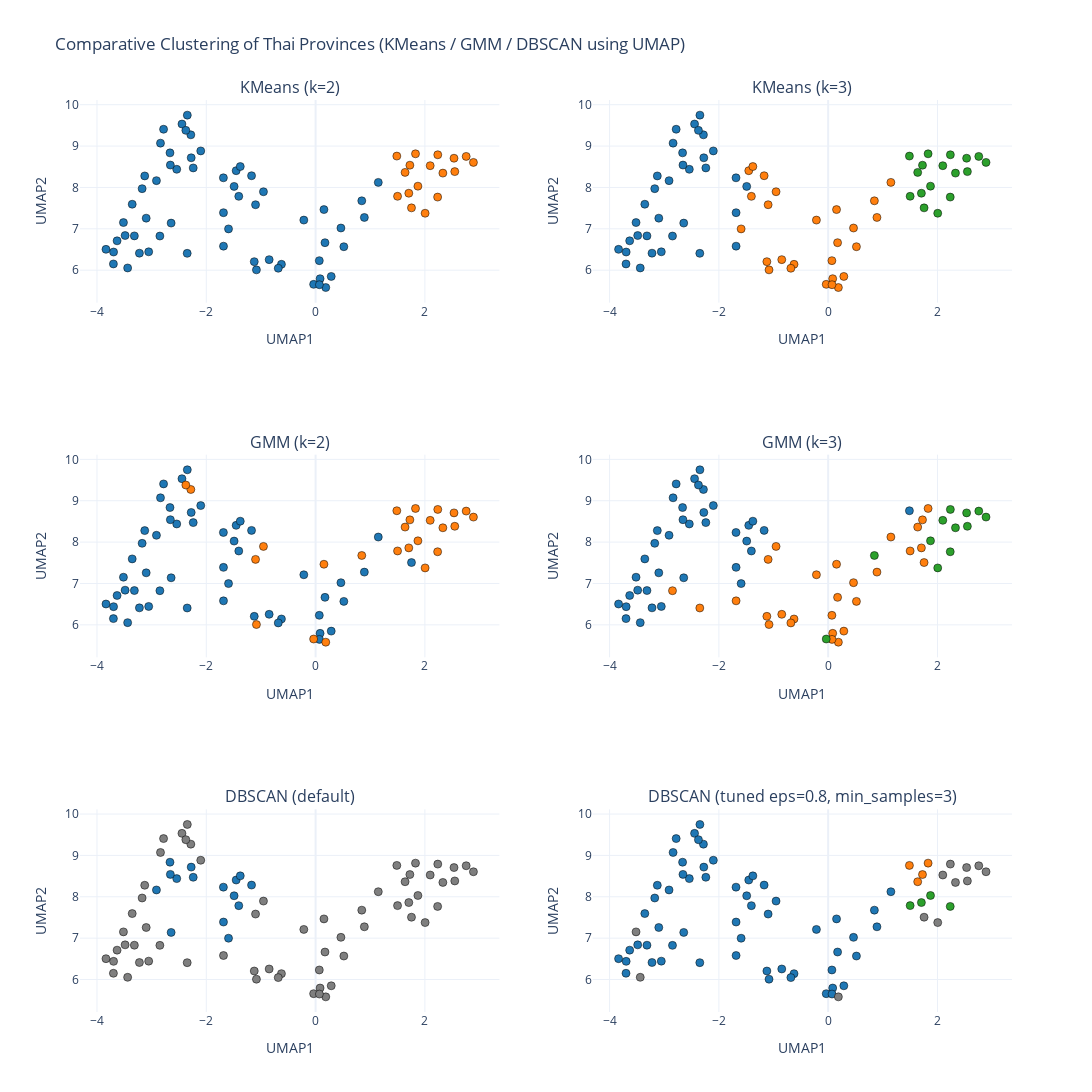

The cell this chart's notebook holds for it:
### Code cell
titles = list(models.keys())
fig = sp.make_subplots(rows=3, cols=2, subplot_titles=titles)
positions = [(1,1),(1,2),(2,1),(2,2),(3,1),(3,2)]

for (name, cluster), pos in zip(models.items(), positions):
    df["cluster"] = cluster
    df["cluster_label"] = df["cluster"].astype(str).replace("-1", "Outlier")

    for cl in sorted(df["cluster_label"].unique(), key=lambda x: str(x)):
        subset = df[df["cluster_label"] == cl]
        fig.add_trace(
            go.Scatter(
                x=subset["umap1"], y=subset["umap2"],
                mode="markers",
                name=f"{name} - {cl}",
                marker=dict(
                    size=8,
                    color=color_map.get(str(cl), "#d3d3d3"),
                    line=dict(width=0.5, color="black")
                ),
                hovertemplate=(
                    "<b>%{customdata[0]}</b><br>"
                    "staff_total: %{customdata[1]}<br>"
                    "elderly: %{customdata[2]}<br>"
                    "equipment_total: %{customdata[3]}<br>"
                    "hospital_gold: %{customdata[4]}<br>"
                    "ipd: %{customdata[5]}<br>"
                    "cluster: %{customdata[6]}"
                ),
                customdata=np.stack([
                    subset["จังหวัด"],
                    subset["staff_total"],
                    subset["elderly"],
                    subset["equipment_total"],
                    subset["hospital_gold"],
                    subset["ipd"],
                    subset["cluster_label"]
                ], axis=-1)
            ),
            row=pos[0], col=pos[1]
        )

fig.update_layout(
    width=1300, height=1500,
    title="Comparative Clustering of Thai Provinces (KMeans / GMM / DBSCAN using UMAP)",
    template="plotly_white",
    showlegend=False
)
fig.update_xaxes(title="UMAP1")
fig.update_yaxes(title="UMAP2")

fig.show()

### Figure 1 — Plotly figure (JSON) as saved in the notebook; plotly's stock layout.template omitted (floating-point values rounded to 4 significant figures; data arrays with more than 128 entries replaced by an {"elided": "..."} marker saying what was removed)
{"data": [{"customdata": {"elided": "60x7 mixed values"}, "hovertemplate": "<b>%{customdata[0]}</b><br>staff_total: %{customdata[1]}<br>elderly: %{customdata[2]}<br>equipment_total: %{customdata[3]}<br>hospital_gold: %{customdata[4]}<br>ipd: %{customdata[5]}<br>cluster: %{customdata[6]}", "marker": {"color": "#1f77b4", "line": {"color": "black", "width": 0.5}, "size": 8}, "mode": "markers", "name": "KMeans (k=2) - 0", "type": "scatter", "x": [-3.174, -0.625, -3.836, -2.445, -1.406, -1.082, -1.685, -2.541, -2.283, -1.122, -3.127, 0.8924, -2.643, -2.374, -1.453, -1.685, -3.224, -1.687, -2.782, -2.838, -3.1, 0.1528, -2.849, 0.2864, 0.4635, -3.054, -2.102, -2.349, -3.439, 0.08247, -0.683, -3.632, -3.486, -0.8495, -3.316, 1.147, -2.347, 0.1864, -2.912, -1.593, -0.03582, 0.1718, 0.5168, -0.2153, -0.9539, -3.516, -1.099, -2.276, -2.664, -3.7, -3.355, -2.239, -2.657, -3.697, 0.8453, 0.06795, -1.172, 0.07018, -1.491, -1.378], "xaxis": "x", "y": [7.971, 6.142, 6.504, 9.533, 7.785, 6.008, 6.58, 8.439, 9.272, 6.206, 8.278, 7.275, 7.138, 9.38, 8.405, 7.389, 6.411, 8.233, 9.407, 9.071, 7.258, 7.465, 6.825, 5.849, 7.019, 6.444, 8.883, 6.407, 6.054, 5.795, 6.046, 6.71, 6.838, 6.255, 6.829, 8.122, 9.748, 5.581, 8.165, 6.998, 5.658, 6.664, 6.567, 7.211, 7.896, 7.151, 7.582, 8.717, 8.836, 6.151, 7.594, 8.472, 8.541, 6.439, 7.677, 6.23, 8.283, 5.649, 8.025, 8.506], "yaxis": "y"}, {"customdata": [["กรุงเทพมหานคร", 73850, 1456740, 35961, 1946, 19380.0, "1"], ["กระบี่", 2013, 72843, 1185, 224, 797.8, "1"], ["ขอนแก่น", 11888, 395680, 6064, 818, 4374.0, "1"], ["จันทบุรี", 3415, 87509, 1874, 241, 1205.0, "1"], ["ชลบุรี", 11436, 317126, 6531, 629, 3707.0, "1"], ["ชุมพร", 2324, 80183, 1430, 183, 1050.0, "1"], ["เชียงใหม่", 12952, 451761, 7785, 868, 4809.0, "1"], ["ตรัง", 3181, 108775, 1692, 286, 1108.0, "1"], ["ตราด", 1242, 43483, 753, 111, 461.7, "1"], ["นครนายก", 1963, 40935, 1037, 103, 666.8, "1"], ["พังงา", 1366, 40081, 726, 138, 397.2, "1"], ["ภูเก็ต", 3203, 100895, 1663, 176, 1119.0, "1"], ["ยะลา", 2712, 85031, 1292, 226, 970.8, "1"], ["สงขลา", 8704, 290261, 4499, 628, 3196.0, "1"], ["สมุทรสาคร", 4150, 139891, 2754, 186, 2117.0, "1"], ["สิงห์บุรี", 1233, 39487, 740, 111, 415.6, "1"], ["สุราษฎร์ธานี", 6207, 188304, 3483, 453, 2313.0, "1"]], "hovertemplate": "<b>%{customdata[0]}</b><br>staff_total: %{customdata[1]}<br>elderly: %{customdata[2]}<br>equipment_total: %{customdata[3]}<br>hospital_gold: %{customdata[4]}<br>ipd: %{customdata[5]}<br>cluster: %{customdata[6]}", "marker": {"color": "#ff7f0e", "line": {"color": "black", "width": 0.5}, "size": 8}, "mode": "markers", "name": "KMeans (k=2) - 1", "type": "scatter", "x": [2.756, 1.755, 1.638, 2.547, 2.533, 2.097, 1.487, 1.5, 1.872, 2.888, 2.004, 1.828, 1.706, 1.726, 2.236, 2.234, 2.329], "xaxis": "x", "y": [8.75, 7.506, 8.364, 8.383, 8.706, 8.526, 8.758, 7.786, 8.031, 8.605, 7.377, 8.813, 7.86, 8.538, 8.79, 7.767, 8.346], "yaxis": "y"}, {"customdata": {"elided": "34x7 mixed values"}, "hovertemplate": "<b>%{customdata[0]}</b><br>staff_total: %{customdata[1]}<br>elderly: %{customdata[2]}<br>equipment_total: %{customdata[3]}<br>hospital_gold: %{customdata[4]}<br>ipd: %{customdata[5]}<br>cluster: %{customdata[6]}", "marker": {"color": "#1f77b4", "line": {"color": "black", "width": 0.5}, "size": 8}, "mode": "markers", "name": "KMeans (k=3) - 0", "type": "scatter", "x": [-3.174, -3.836, -2.445, -1.685, -2.541, -2.283, -3.127, -2.643, -2.374, -1.685, -3.224, -1.687, -2.782, -2.838, -3.1, -2.849, -3.054, -2.102, -2.349, -3.439, -3.632, -3.486, -3.316, -2.347, -2.912, -3.516, -2.276, -2.664, -3.7, -3.355, -2.239, -2.657, -3.697, -1.491], "xaxis": "x2", "y": [7.971, 6.504, 9.533, 6.58, 8.439, 9.272, 8.278, 7.138, 9.38, 7.389, 6.411, 8.233, 9.407, 9.071, 7.258, 6.825, 6.444, 8.883, 6.407, 6.054, 6.71, 6.838, 6.829, 9.748, 8.165, 7.151, 8.717, 8.836, 6.151, 7.594, 8.472, 8.541, 6.439, 8.025], "yaxis": "y2"}, {"customdata": {"elided": "26x7 mixed values"}, "hovertemplate": "<b>%{customdata[0]}</b><br>staff_total: %{customdata[1]}<br>elderly: %{customdata[2]}<br>equipment_total: %{customdata[3]}<br>hospital_gold: %{customdata[4]}<br>ipd: %{customdata[5]}<br>cluster: %{customdata[6]}", "marker": {"color": "#ff7f0e", "line": {"color": "black", "width": 0.5}, "size": 8}, "mode": "markers", "name": "KMeans (k=3) - 1", "type": "scatter", "x": [-0.625, -1.406, -1.082, -1.122, 0.8924, -1.453, 0.1528, 0.2864, 0.4635, 0.08247, -0.683, -0.8495, 1.147, 0.1864, -1.593, -0.03582, 0.1718, 0.5168, -0.2153, -0.9539, -1.099, 0.8453, 0.06795, -1.172, 0.07018, -1.378], "xaxis": "x2", "y": [6.142, 7.785, 6.008, 6.206, 7.275, 8.405, 7.465, 5.849, 7.019, 5.795, 6.046, 6.255, 8.122, 5.581, 6.998, 5.658, 6.664, 6.567, 7.211, 7.896, 7.582, 7.677, 6.23, 8.283, 5.649, 8.506], "yaxis": "y2"}, {"customdata": [["กรุงเทพมหานคร", 73850, 1456740, 35961, 1946, 19380.0, "2"], ["กระบี่", 2013, 72843, 1185, 224, 797.8, "2"], ["ขอนแก่น", 11888, 395680, 6064, 818, 4374.0, "2"], ["จันทบุรี", 3415, 87509, 1874, 241, 1205.0, "2"], ["ชลบุรี", 11436, 317126, 6531, 629, 3707.0, "2"], ["ชุมพร", 2324, 80183, 1430, 183, 1050.0, "2"], ["เชียงใหม่", 12952, 451761, 7785, 868, 4809.0, "2"], ["ตรัง", 3181, 108775, 1692, 286, 1108.0, "2"], ["ตราด", 1242, 43483, 753, 111, 461.7, "2"], ["นครนายก", 1963, 40935, 1037, 103, 666.8, "2"], ["พังงา", 1366, 40081, 726, 138, 397.2, "2"], ["ภูเก็ต", 3203, 100895, 1663, 176, 1119.0, "2"], ["ยะลา", 2712, 85031, 1292, 226, 970.8, "2"], ["สงขลา", 8704, 290261, 4499, 628, 3196.0, "2"], ["สมุทรสาคร", 4150, 139891, 2754, 186, 2117.0, "2"], ["สิงห์บุรี", 1233, 39487, 740, 111, 415.6, "2"], ["สุราษฎร์ธานี", 6207, 188304, 3483, 453, 2313.0, "2"]], "hovertemplate": "<b>%{customdata[0]}</b><br>staff_total: %{customdata[1]}<br>elderly: %{customdata[2]}<br>equipment_total: %{customdata[3]}<br>hospital_gold: %{customdata[4]}<br>ipd: %{customdata[5]}<br>cluster: %{customdata[6]}", "marker": {"color": "#2ca02c", "line": {"color": "black", "width": 0.5}, "size": 8}, "mode": "markers", "name": "KMeans (k=3) - 2", "type": "scatter", "x": [2.756, 1.755, 1.638, 2.547, 2.533, 2.097, 1.487, 1.5, 1.872, 2.888, 2.004, 1.828, 1.706, 1.726, 2.236, 2.234, 2.329], "xaxis": "x2", "y": [8.75, 7.506, 8.364, 8.383, 8.706, 8.526, 8.758, 7.786, 8.031, 8.605, 7.377, 8.813, 7.86, 8.538, 8.79, 7.767, 8.346], "yaxis": "y2"}, {"customdata": {"elided": "52x7 mixed values"}, "hovertemplate": "<b>%{customdata[0]}</b><br>staff_total: %{customdata[1]}<br>elderly: %{customdata[2]}<br>equipment_total: %{customdata[3]}<br>hospital_gold: %{customdata[4]}<br>ipd: %{customdata[5]}<br>cluster: %{customdata[6]}", "marker": {"color": "#1f77b4", "line": {"color": "black", "width": 0.5}, "size": 8}, "mode": "markers", "name": "GMM (k=2) - 0", "type": "scatter", "x": [1.755, -3.174, -0.625, -3.836, -2.445, -1.406, -1.685, -2.541, -1.122, -3.127, 0.8924, -2.643, -1.453, -1.685, -3.224, -1.687, -2.782, -2.838, -3.1, -2.849, 0.2864, 0.4635, -3.054, -2.102, -2.349, -3.439, 0.08247, -0.683, -3.632, -3.486, -0.8495, -3.316, 1.147, -2.347, -2.912, -1.593, 0.1718, 0.5168, -0.2153, -3.516, -2.276, -2.664, -3.7, -3.355, -2.239, -2.657, -3.697, 0.06795, -1.172, 0.07018, -1.491, -1.378], "xaxis": "x3", "y": [7.506, 7.971, 6.142, 6.504, 9.533, 7.785, 6.58, 8.439, 6.206, 8.278, 7.275, 7.138, 8.405, 7.389, 6.411, 8.233, 9.407, 9.071, 7.258, 6.825, 5.849, 7.019, 6.444, 8.883, 6.407, 6.054, 5.795, 6.046, 6.71, 6.838, 6.255, 6.829, 8.122, 9.748, 8.165, 6.998, 6.664, 6.567, 7.211, 7.151, 8.717, 8.836, 6.151, 7.594, 8.472, 8.541, 6.439, 6.23, 8.283, 5.649, 8.025, 8.506], "yaxis": "y3"}, {"customdata": {"elided": "25x7 mixed values"}, "hovertemplate": "<b>%{customdata[0]}</b><br>staff_total: %{customdata[1]}<br>elderly: %{customdata[2]}<br>equipment_total: %{customdata[3]}<br>hospital_gold: %{customdata[4]}<br>ipd: %{customdata[5]}<br>cluster: %{customdata[6]}", "marker": {"color": "#ff7f0e", "line": {"color": "black", "width": 0.5}, "size": 8}, "mode": "markers", "name": "GMM (k=2) - 1", "type": "scatter", "x": [2.756, 1.638, 2.547, 2.533, -1.082, 2.097, 1.487, 1.5, 1.872, 2.888, -2.283, -2.374, 0.1528, 2.004, 1.828, 1.706, 0.1864, -0.03582, 1.726, -0.9539, -1.099, 2.236, 2.234, 2.329, 0.8453], "xaxis": "x3", "y": [8.75, 8.364, 8.383, 8.706, 6.008, 8.526, 8.758, 7.786, 8.031, 8.605, 9.272, 9.38, 7.465, 7.377, 8.813, 7.86, 5.581, 5.658, 8.538, 7.896, 7.582, 8.79, 7.767, 8.346, 7.677], "yaxis": "y3"}, {"customdata": {"elided": "37x7 mixed values"}, "hovertemplate": "<b>%{customdata[0]}</b><br>staff_total: %{customdata[1]}<br>elderly: %{customdata[2]}<br>equipment_total: %{customdata[3]}<br>hospital_gold: %{customdata[4]}<br>ipd: %{customdata[5]}<br>cluster: %{customdata[6]}", "marker": {"color": "#1f77b4", "line": {"color": "black", "width": 0.5}, "size": 8}, "mode": "markers", "name": "GMM (k=3) - 0", "type": "scatter", "x": [-3.174, -3.836, -2.445, -1.406, 1.487, -2.541, -2.283, -3.127, -2.643, -2.374, -1.453, -1.685, -3.224, -1.687, -2.782, -2.838, -3.1, -3.054, -2.102, -3.439, -3.632, -3.486, -3.316, -2.347, -2.912, -1.593, -3.516, -2.276, -2.664, -3.7, -3.355, -2.239, -2.657, -3.697, -1.172, -1.491, -1.378], "xaxis": "x4", "y": [7.971, 6.504, 9.533, 7.785, 8.758, 8.439, 9.272, 8.278, 7.138, 9.38, 8.405, 7.389, 6.411, 8.233, 9.407, 9.071, 7.258, 6.444, 8.883, 6.054, 6.71, 6.838, 6.829, 9.748, 8.165, 6.998, 7.151, 8.717, 8.836, 6.151, 7.594, 8.472, 8.541, 6.439, 8.283, 8.025, 8.506], "yaxis": "y4"}, {"customdata": {"elided": "28x7 mixed values"}, "hovertemplate": "<b>%{customdata[0]}</b><br>staff_total: %{customdata[1]}<br>elderly: %{customdata[2]}<br>equipment_total: %{customdata[3]}<br>hospital_gold: %{customdata[4]}<br>ipd: %{customdata[5]}<br>cluster: %{customdata[6]}", "marker": {"color": "#ff7f0e", "line": {"color": "black", "width": 0.5}, "size": 8}, "mode": "markers", "name": "GMM (k=3) - 1", "type": "scatter", "x": [1.755, -0.625, 1.638, -1.082, -1.685, 1.5, -1.122, 0.8924, 0.1528, -2.849, 0.2864, 0.4635, -2.349, 0.08247, 1.828, -0.683, 1.706, -0.8495, 1.147, 0.1864, 0.1718, 0.5168, -0.2153, 1.726, -0.9539, -1.099, 0.06795, 0.07018], "xaxis": "x4", "y": [7.506, 6.142, 8.364, 6.008, 6.58, 7.786, 6.206, 7.275, 7.465, 6.825, 5.849, 7.019, 6.407, 5.795, 8.813, 6.046, 7.86, 6.255, 8.122, 5.581, 6.664, 6.567, 7.211, 8.538, 7.896, 7.582, 6.23, 5.649], "yaxis": "y4"}, {"customdata": [["กรุงเทพมหานคร", 73850, 1456740, 35961, 1946, 19380.0, "2"], ["จันทบุรี", 3415, 87509, 1874, 241, 1205.0, "2"], ["ชลบุรี", 11436, 317126, 6531, 629, 3707.0, "2"], ["ชุมพร", 2324, 80183, 1430, 183, 1050.0, "2"], ["ตราด", 1242, 43483, 753, 111, 461.7, "2"], ["นครนายก", 1963, 40935, 1037, 103, 666.8, "2"], ["พังงา", 1366, 40081, 726, 138, 397.2, "2"], ["ลำพูน", 2084, 97707, 1298, 323, 706.8, "2"], ["สมุทรสาคร", 4150, 139891, 2754, 186, 2117.0, "2"], ["สิงห์บุรี", 1233, 39487, 740, 111, 415.6, "2"], ["สุราษฎร์ธานี", 6207, 188304, 3483, 453, 2313.0, "2"], ["อ่างทอง", 1310, 52696, 818, 132, 467.7, "2"]], "hovertemplate": "<b>%{customdata[0]}</b><br>staff_total: %{customdata[1]}<br>elderly: %{customdata[2]}<br>equipment_total: %{customdata[3]}<br>hospital_gold: %{customdata[4]}<br>ipd: %{customdata[5]}<br>cluster: %{customdata[6]}", "marker": {"color": "#2ca02c", "line": {"color": "black", "width": 0.5}, "size": 8}, "mode": "markers", "name": "GMM (k=3) - 2", "type": "scatter", "x": [2.756, 2.547, 2.533, 2.097, 1.872, 2.888, 2.004, -0.03582, 2.236, 2.234, 2.329, 0.8453], "xaxis": "x4", "y": [8.75, 8.383, 8.706, 8.526, 8.031, 8.605, 7.377, 5.658, 8.79, 7.767, 8.346, 7.677], "yaxis": "y4"}, {"customdata": [["ชัยนาท", 1429, 62252, 753, 141, 504.6, "0"], ["ตาก", 2734, 137476, 1670, 266, 1164.0, "0"], ["นครสวรรค์", 4705, 235671, 2537, 473, 1736.0, "0"], ["นราธิวาส", 2954, 130370, 1637, 285, 1173.0, "0"], ["น่าน", 2494, 115400, 1316, 254, 897.6, "0"], ["บุรีรัมย์", 5530, 273882, 3337, 601, 2333.0, "0"], ["ลพบุรี", 3068, 165292, 2090, 300, 1286.0, "0"], ["ลำปาง", 3990, 181332, 1907, 427, 1374.0, "0"], ["สระแก้ว", 2150, 105368, 1388, 202, 986.7, "0"], ["สระบุรี", 3508, 163118, 2146, 281, 1412.0, "0"], ["สุรินทร์", 4628, 238398, 3081, 468, 2178.0, "0"], ["หนองคาย", 2016, 105058, 1359, 199, 898.1, "0"], ["อุดรธานี", 6330, 288957, 3727, 651, 2557.0, "0"], ["อุทัยธานี", 1493, 71108, 905, 156, 608.2, "0"], ["อุบลราชธานี", 8657, 401029, 5081, 870, 3863.0, "0"]], "hovertemplate": "<b>%{customdata[0]}</b><br>staff_total: %{customdata[1]}<br>elderly: %{customdata[2]}<br>equipment_total: %{customdata[3]}<br>hospital_gold: %{customdata[4]}<br>ipd: %{customdata[5]}<br>cluster: %{customdata[6]}", "marker": {"color": "#1f77b4", "line": {"color": "black", "width": 0.5}, "size": 8}, "mode": "markers", "name": "DBSCAN (default) - 0", "type": "scatter", "x": [-1.406, -2.541, -2.643, -1.453, -1.685, -1.687, -2.912, -1.593, -2.276, -2.664, -2.239, -2.657, -1.172, -1.491, -1.378], "xaxis": "x5", "y": [7.785, 8.439, 7.138, 8.405, 7.389, 8.233, 8.165, 6.998, 8.717, 8.836, 8.472, 8.541, 8.283, 8.025, 8.506], "yaxis": "y5"}, {"customdata": {"elided": "62x7 mixed values"}, "hovertemplate": "<b>%{customdata[0]}</b><br>staff_total: %{customdata[1]}<br>elderly: %{customdata[2]}<br>equipment_total: %{customdata[3]}<br>hospital_gold: %{customdata[4]}<br>ipd: %{customdata[5]}<br>cluster: %{customdata[6]}", "marker": {"color": "#7f7f7f", "line": {"color": "black", "width": 0.5}, "size": 8}, "mode": "markers", "name": "DBSCAN (default) - Outlier", "type": "scatter", "x": [2.756, 1.755, -3.174, -0.625, -3.836, 1.638, 2.547, -2.445, 2.533, -1.082, 2.097, -1.685, 1.487, 1.5, 1.872, 2.888, -2.283, -1.122, -3.127, 0.8924, -2.374, -3.224, -2.782, -2.838, -3.1, 0.1528, -2.849, 0.2864, 2.004, 0.4635, -3.054, -2.102, -2.349, -3.439, 0.08247, 1.828, -0.683, -3.632, -3.486, 1.706, -0.8495, -3.316, 1.147, -2.347, 0.1864, -0.03582, 0.1718, 0.5168, -0.2153, 1.726, -0.9539, -3.516, -1.099, 2.236, 2.234, -3.7, -3.355, 2.329, -3.697, 0.8453, 0.06795, 0.07018], "xaxis": "x5", "y": [8.75, 7.506, 7.971, 6.142, 6.504, 8.364, 8.383, 9.533, 8.706, 6.008, 8.526, 6.58, 8.758, 7.786, 8.031, 8.605, 9.272, 6.206, 8.278, 7.275, 9.38, 6.411, 9.407, 9.071, 7.258, 7.465, 6.825, 5.849, 7.377, 7.019, 6.444, 8.883, 6.407, 6.054, 5.795, 8.813, 6.046, 6.71, 6.838, 7.86, 6.255, 6.829, 8.122, 9.748, 5.581, 5.658, 6.664, 6.567, 7.211, 8.538, 7.896, 7.151, 7.582, 8.79, 7.767, 6.151, 7.594, 8.346, 6.439, 7.677, 6.23, 5.649], "yaxis": "y5"}, {"customdata": {"elided": "57x7 mixed values"}, "hovertemplate": "<b>%{customdata[0]}</b><br>staff_total: %{customdata[1]}<br>elderly: %{customdata[2]}<br>equipment_total: %{customdata[3]}<br>hospital_gold: %{customdata[4]}<br>ipd: %{customdata[5]}<br>cluster: %{customdata[6]}", "marker": {"color": "#1f77b4", "line": {"color": "black", "width": 0.5}, "size": 8}, "mode": "markers", "name": "DBSCAN (tuned eps=0.8, min_samples=3) - 0", "type": "scatter", "x": [-3.174, -0.625, -3.836, -2.445, -1.406, -1.082, -1.685, -2.541, -2.283, -1.122, -3.127, 0.8924, -2.643, -2.374, -1.453, -1.685, -3.224, -1.687, -2.782, -2.838, -3.1, 0.1528, -2.849, 0.2864, 0.4635, -3.054, -2.102, -2.349, 0.08247, -0.683, -3.632, -3.486, -0.8495, -3.316, 1.147, -2.347, -2.912, -1.593, -0.03582, 0.1718, 0.5168, -0.2153, -0.9539, -1.099, -2.276, -2.664, -3.7, -3.355, -2.239, -2.657, -3.697, 0.8453, 0.06795, -1.172, 0.07018, -1.491, -1.378], "xaxis": "x6", "y": [7.971, 6.142, 6.504, 9.533, 7.785, 6.008, 6.58, 8.439, 9.272, 6.206, 8.278, 7.275, 7.138, 9.38, 8.405, 7.389, 6.411, 8.233, 9.407, 9.071, 7.258, 7.465, 6.825, 5.849, 7.019, 6.444, 8.883, 6.407, 5.795, 6.046, 6.71, 6.838, 6.255, 6.829, 8.122, 9.748, 8.165, 6.998, 5.658, 6.664, 6.567, 7.211, 7.896, 7.582, 8.717, 8.836, 6.151, 7.594, 8.472, 8.541, 6.439, 7.677, 6.23, 8.283, 5.649, 8.025, 8.506], "yaxis": "y6"}, {"customdata": [["ขอนแก่น", 11888, 395680, 6064, 818, 4374.0, "1"], ["เชียงใหม่", 12952, 451761, 7785, 868, 4809.0, "1"], ["ภูเก็ต", 3203, 100895, 1663, 176, 1119.0, "1"], ["สงขลา", 8704, 290261, 4499, 628, 3196.0, "1"]], "hovertemplate": "<b>%{customdata[0]}</b><br>staff_total: %{customdata[1]}<br>elderly: %{customdata[2]}<br>equipment_total: %{customdata[3]}<br>hospital_gold: %{customdata[4]}<br>ipd: %{customdata[5]}<br>cluster: %{customdata[6]}", "marker": {"color": "#ff7f0e", "line": {"color": "black", "width": 0.5}, "size": 8}, "mode": "markers", "name": "DBSCAN (tuned eps=0.8, min_samples=3) - 1", "type": "scatter", "x": [1.638, 1.487, 1.828, 1.726], "xaxis": "x6", "y": [8.364, 8.758, 8.813, 8.538], "yaxis": "y6"}, {"customdata": [["ตรัง", 3181, 108775, 1692, 286, 1108.0, "2"], ["ตราด", 1242, 43483, 753, 111, 461.7, "2"], ["ยะลา", 2712, 85031, 1292, 226, 970.8, "2"], ["สิงห์บุรี", 1233, 39487, 740, 111, 415.6, "2"]], "hovertemplate": "<b>%{customdata[0]}</b><br>staff_total: %{customdata[1]}<br>elderly: %{customdata[2]}<br>equipment_total: %{customdata[3]}<br>hospital_gold: %{customdata[4]}<br>ipd: %{customdata[5]}<br>cluster: %{customdata[6]}", "marker": {"color": "#2ca02c", "line": {"color": "black", "width": 0.5}, "size": 8}, "mode": "markers", "name": "DBSCAN (tuned eps=0.8, min_samples=3) - 2", "type": "scatter", "x": [1.5, 1.872, 1.706, 2.234], "xaxis": "x6", "y": [7.786, 8.031, 7.86, 7.767], "yaxis": "y6"}, {"customdata": [["กรุงเทพมหานคร", 73850, 1456740, 35961, 1946, 19380.0, "Outlier"], ["กระบี่", 2013, 72843, 1185, 224, 797.8, "Outlier"], ["จันทบุรี", 3415, 87509, 1874, 241, 1205.0, "Outlier"], ["ชลบุรี", 11436, 317126, 6531, 629, 3707.0, "Outlier"], ["ชุมพร", 2324, 80183, 1430, 183, 1050.0, "Outlier"], ["นครนายก", 1963, 40935, 1037, 103, 666.8, "Outlier"], ["พังงา", 1366, 40081, 726, 138, 397.2, "Outlier"], ["เพชรบูรณ์", 3143, 235811, 1822, 555, 1397.0, "Outlier"], ["ร้อยเอ็ด", 4767, 240691, 2827, 903, 1801.0, "Outlier"], ["สมุทรปราการ", 5720, 386458, 4189, 437, 2390.0, "Outlier"], ["สมุทรสาคร", 4150, 139891, 2754, 186, 2117.0, "Outlier"], ["สุราษฎร์ธานี", 6207, 188304, 3483, 453, 2313.0, "Outlier"]], "hovertemplate": "<b>%{customdata[0]}</b><br>staff_total: %{customdata[1]}<br>elderly: %{customdata[2]}<br>equipment_total: %{customdata[3]}<br>hospital_gold: %{customdata[4]}<br>ipd: %{customdata[5]}<br>cluster: %{customdata[6]}", "marker": {"color": "#7f7f7f", "line": {"color": "black", "width": 0.5}, "size": 8}, "mode": "markers", "name": "DBSCAN (tuned eps=0.8, min_samples=3) - Outlier", "type": "scatter", "x": [2.756, 1.755, 2.547, 2.533, 2.097, 2.888, 2.004, -3.439, 0.1864, -3.516, 2.236, 2.329], "xaxis": "x6", "y": [8.75, 7.506, 8.383, 8.706, 8.526, 8.605, 7.377, 6.054, 5.581, 7.151, 8.79, 8.346], "yaxis": "y6"}], "layout": {"annotations": [{"font": {"size": 16}, "showarrow": false, "text": "KMeans (k=2)", "x": 0.225, "xanchor": "center", "xref": "paper", "y": 1, "yanchor": "bottom", "yref": "paper"}, {"font": {"size": 16}, "showarrow": false, "text": "KMeans (k=3)", "x": 0.775, "xanchor": "center", "xref": "paper", "y": 1, "yanchor": "bottom", "yref": "paper"}, {"font": {"size": 16}, "showarrow": false, "text": "GMM (k=2)", "x": 0.225, "xanchor": "center", "xref": "paper", "y": 0.6111, "yanchor": "bottom", "yref": "paper"}, {"font": {"size": 16}, "showarrow": false, "text": "GMM (k=3)", "x": 0.775, "xanchor": "center", "xref": "paper", "y": 0.6111, "yanchor": "bottom", "yref": "paper"}, {"font": {"size": 16}, "showarrow": false, "text": "DBSCAN (default)", "x": 0.225, "xanchor": "center", "xref": "paper", "y": 0.2222, "yanchor": "bottom", "yref": "paper"}, {"font": {"size": 16}, "showarrow": false, "text": "DBSCAN (tuned eps=0.8, min_samples=3)", "x": 0.775, "xanchor": "center", "xref": "paper", "y": 0.2222, "yanchor": "bottom", "yref": "paper"}], "height": 1500, "showlegend": false, "title": {"text": "Comparative Clustering of Thai Provinces (KMeans / GMM / DBSCAN using UMAP)"}, "width": 1300, "xaxis": {"anchor": "y", "domain": [0, 0.45], "title": {"text": "UMAP1"}}, "xaxis2": {"anchor": "y2", "domain": [0.55, 1], "title": {"text": "UMAP1"}}, "xaxis3": {"anchor": "y3", "domain": [0, 0.45], "title": {"text": "UMAP1"}}, "xaxis4": {"anchor": "y4", "domain": [0.55, 1], "title": {"text": "UMAP1"}}, "xaxis5": {"anchor": "y5", "domain": [0, 0.45], "title": {"text": "UMAP1"}}, "xaxis6": {"anchor": "y6", "domain": [0.55, 1], "title": {"text": "UMAP1"}}, "yaxis": {"anchor": "x", "domain": [0.7778, 1], "title": {"text": "UMAP2"}}, "yaxis2": {"anchor": "x2", "domain": [0.7778, 1], "title": {"text": "UMAP2"}}, "yaxis3": {"anchor": "x3", "domain": [0.3889, 0.6111], "title": {"text": "UMAP2"}}, "yaxis4": {"anchor": "x4", "domain": [0.3889, 0.6111], "title": {"text": "UMAP2"}}, "yaxis5": {"anchor": "x5", "domain": [0, 0.2222], "title": {"text": "UMAP2"}}, "yaxis6": {"anchor": "x6", "domain": [0, 0.2222], "title": {"text": "UMAP2"}}}}
